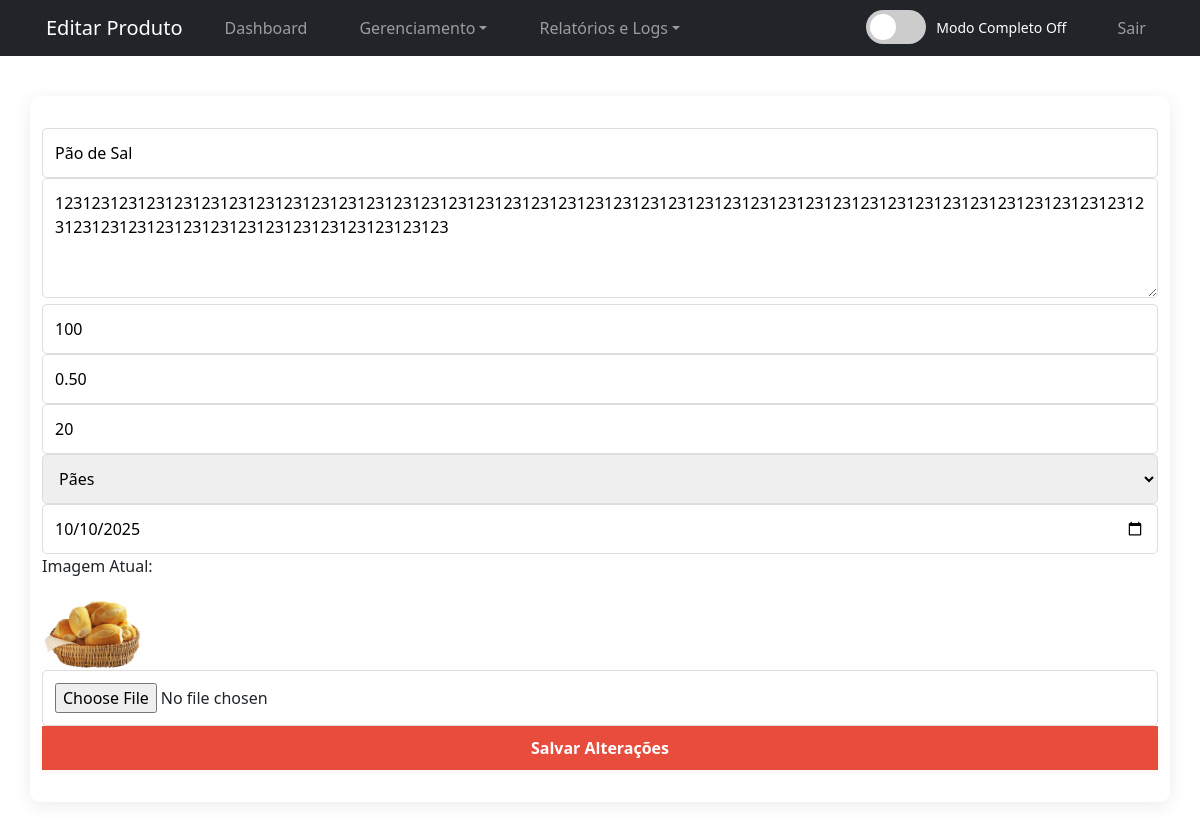
/editar_produto.php?id=25 (signed in), run on the app's committed database.
### tables this page shows
CREATE TABLE `produtos` (
  `id` int(11) NOT NULL AUTO_INCREMENT,
  `nome_produto` varchar(100) NOT NULL,
  `descricao` text DEFAULT NULL,
  `quantidade` int(10) unsigned NOT NULL DEFAULT 0,
  `preco` decimal(10,2) NOT NULL,
  `imagem` varchar(255) DEFAULT NULL COMMENT 'Nome do arquivo da imagem',
  `estoque_minimo` int(10) unsigned NOT NULL DEFAULT 0,
  `categoria_id` int(11) DEFAULT NULL,
  `data_validade` date DEFAULT NULL,
  `fornecedor_id` int(11) DEFAULT NULL,
  PRIMARY KEY (`id`),
  KEY `fk_categoria` (`categoria_id`),
  KEY `fornecedor_id` (`fornecedor_id`),
  CONSTRAINT `fk_categoria` FOREIGN KEY (`categoria_id`) REFERENCES `categorias` (`id`),
  CONSTRAINT `produtos_ibfk_1` FOREIGN KEY (`fornecedor_id`) REFERENCES `fornecedores` (`id`) ON DELETE SET NULL
);

CREATE TABLE `categorias` (
  `id` int(11) NOT NULL AUTO_INCREMENT,
  `nome` varchar(50) NOT NULL,
  PRIMARY KEY (`id`)
);

### editar_produto.php (the view, shortened to what this page needs)
<?php
require_once 'conexao.php';
$id = intval($_GET['id']);
$stmt = $conexao->prepare("SELECT * FROM produtos WHERE id = ?");
$stmt->bind_param("i", $id);
$stmt->execute();
$produto = $stmt->get_result()->fetch_assoc();
$sql_categorias = "SELECT id, nome FROM categorias";
$resultado_categorias = $conexao->query($sql_categorias);
$categorias = [];
while ($row = $resultado_categorias->fetch_assoc()) {
    $categorias[] = $row;
}
?>
<!DOCTYPE html>
<html lang="pt-BR">
<head>
    <link rel="stylesheet" href="style.css">
    <link href="https://cdn.jsdelivr.net/npm/bootstrap@5.3.3/dist/css/bootstrap.min.css" rel="stylesheet">
</head>
<body>
<?php include 'navbar.php'; ?>
    <div class="container">
        <form action="editar_produto.php?id=<?php echo $id; ?>" method="post" enctype="multipart/form-data">
            <input type="text" name="nome_produto" value="<?php echo htmlspecialchars($produto['nome_produto']); ?>" placeholder="Nome do Produto" required>
            <textarea name="descricao" placeholder="Descrição (opcional)"><?php echo htmlspecialchars($produto['descricao']); ?></textarea>
            <input type="number" name="quantidade" value="<?php echo $produto['quantidade']; ?>" placeholder="Quantidade" required min="0">
            <input type="number" name="preco" value="<?php echo $produto['preco']; ?>" placeholder="Preço (ex: 9.99)" step="0.01" required min="0">
            <input type="number" name="estoque_minimo" value="<?php echo htmlspecialchars($produto['estoque_minimo'] ?? 0); ?>" placeholder="Estoque Mínimo" required min="0">
            <select name="categoria_id" required>
                <?php foreach ($categorias as $categoria): ?>
                    <option value="<?php echo $categoria['id']; ?>" <?php echo $produto['categoria_id'] == $categoria['id'] ? 'selected' : ''; ?>>
                        <?php echo htmlspecialchars($categoria['nome']); ?>
                    </option>
                <?php endforeach; ?>
            </select>
            <input type="date" name="data_validade" value="<?php echo $produto['data_validade'] ? htmlspecialchars($produto['data_validade']) : ''; ?>" placeholder="Data de Validade (opcional)">
            <div class="imagem-atual">
                <?php if ($produto['imagem']): ?>
                    <p>Imagem Atual:</p>
                    <img src="imagens/<?php echo htmlspecialchars($produto['imagem']); ?>" alt="Imagem Atual" class="produto-imagem">
                <?php else: ?>
                    <p>Sem imagem atual.</p>
                <?php endif; ?>
            </div>
            <input type="file" name="imagem" accept=".jpg,.jpeg,.png" placeholder="Nova Imagem (opcional)">
            <button type="submit">Salvar Alterações</button>
        </form>
    </div>
</body>
</html>

### style.css (style rules this page uses)
* { margin: 0; padding: 0; box-sizing: border-box; }
body { font-family: 'Segoe UI', Arial, sans-serif; background-color: #f5f6fa; color: #333; line-height: 1.6; min-height: 100vh; }
.container { width: 90%; max-width: 950px; margin: 40px auto; background: #fff; padding: 32px 28px; box-shadow: 0 4px 18px rgba(0,0,0,0.08); border-radius: 10px; }
input, select, textarea, button { width: 100%; padding: 12px; margin: 10px 0; border-radius: 5px; border: 1px solid #ddd; font-size: 1rem; transition: border-color 0.3s; }
textarea { resize: vertical; min-height: 120px; }
button, .btn { background: #e74c3c; color: #fff; cursor: pointer; font-weight: bold; border: none; border-radius: 5px; padding: 10px 18px; margin: 8px 0; transition: background 0.3s, transform 0.2s; box-shadow: 0 2px 6px rgba(231,76,60,0.08); }
.produto-imagem, .imagem-atual img { max-width: 100px; border-radius: 5px; margin-top: 5px; }

### data on the page
produtos: nome_produto "Pão de Sal", descricao "123123123123123123123123123123123123123123123123123123123123123123123123123123123123123123123123123123123123123123123123123123123123123123123123123123123123123123", quantidade "100", preco "0.50", estoque_minimo "20", categoria_id "Pães", data_validade "10/10/2025", imagem (picture)

### other printed values
$title "Editar Produto"
